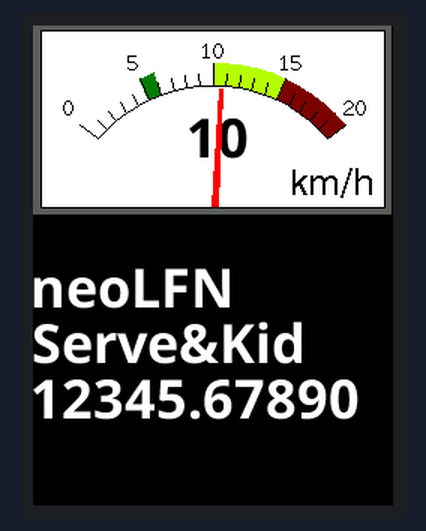
A sketch run on a simulated ESP32. Shown: 240×320 colour display.

Above: at 0.4 s.
At 4.4 s:
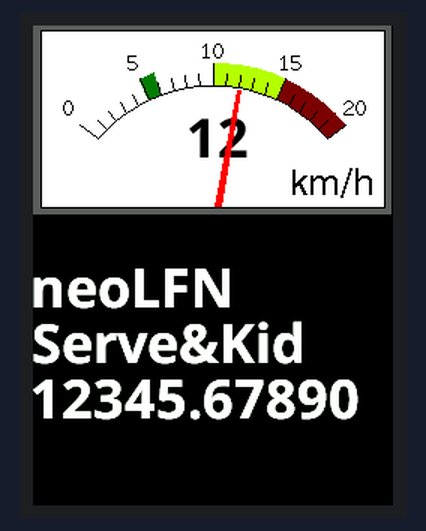
At 8.5 s:
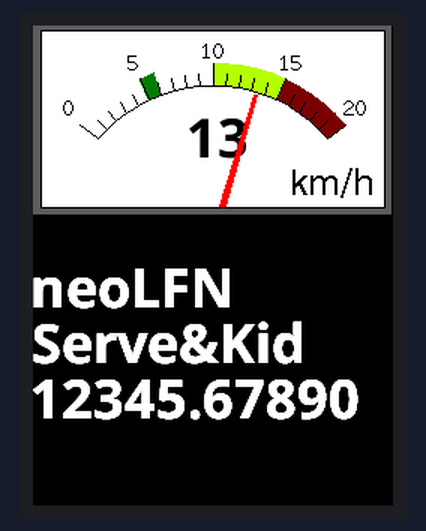
At 18.6 s:
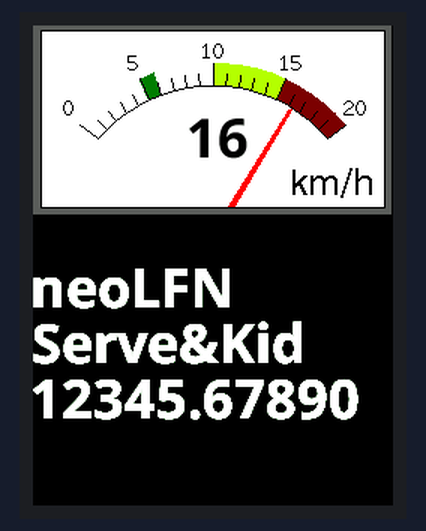
At 26.7 s:
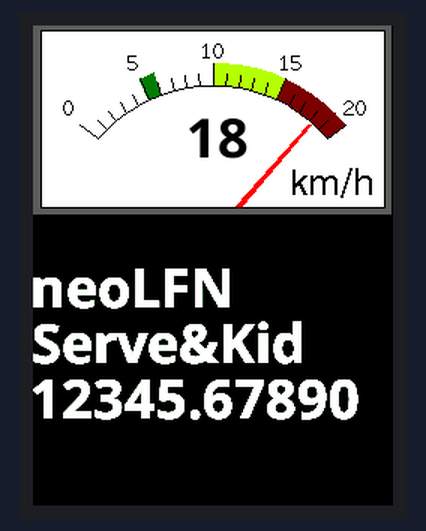
At 36.9 s:
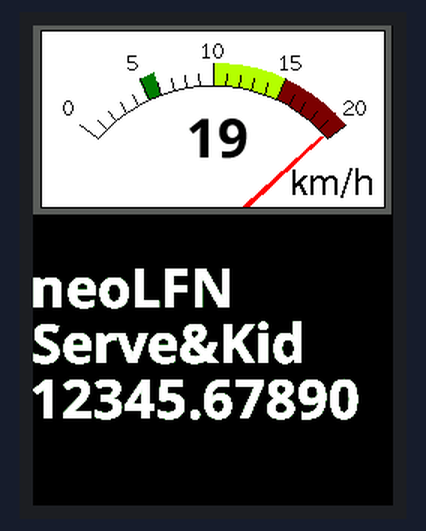

The sketch:

neoLFN_Meter.ino
```cpp
/*
  Example animated analogue meters using a ILI9341 TFT LCD screen

  Needs Font 2 (also Font 4 if using large scale label)

  Make sure all the display driver and pin connections are correct by
  editing the User_Setup.h file in the TFT_eSPI library folder.

  #########################################################################
  ###### DON'T FORGET TO UPDATE THE User_Setup.h FILE IN THE LIBRARY ######
  #########################################################################
*/
#include "NotoSansBold15.h"
#include "NotoSansBold36.h"

// Do not include "" around the array name!
#define AA_FONT_SMALL NotoSansBold15
#define AA_FONT_LARGE NotoSansBold36

#include <TFT_eSPI.h> // Hardware-specific library
#include <SPI.h>

TFT_eSPI tft = TFT_eSPI();       // Invoke custom library

// Callback function to provide the pixel color at x,y
uint16_t pixelColor(uint16_t x, uint16_t y) { return tft.readPixel(x, y); }

#define TFT_GREY 0x5AEB

#define LOOP_PERIOD 200 // Display updates every 200 ms

float ltx = 0;    // Saved x coord of bottom of needle
uint16_t osx = 120, osy = 120; // Saved x & y coords
uint32_t updateTime = 0;       // time for next update

int old_analog =  -999; // Value last displayed
int old_digital = -999; // Value last displayed

int value[6] = {0, 0, 0, 0, 0, 0};
int old_value[6] = { -1, -1, -1, -1, -1, -1};
int d = 0;

void setup(void) {
  tft.init();
  tft.setRotation(0);
  Serial.begin(57600); // For debug
  tft.fillScreen(TFT_BLACK);

  tft.setCallback(pixelColor);  // Switch on color callback for anti-aliased fonts

  analogMeter(); // Draw analogue meter

  // Draw 6 linear meters
//  byte d = 40;
//  plotLinear("A0", 0, 160);
//  plotLinear("A1", 1 * d, 160);
//  plotLinear("A2", 2 * d, 160);
//  plotLinear("A3", 3 * d, 160);
//  plotLinear("A4", 4 * d, 160);
//  plotLinear("A5", 5 * d, 160);

  updateTime = millis(); // Next update time


  // Select a font size commensurate with screen size
//  if (tft.width()>= 320)
//    tft.loadFont(AA_FONT_LARGE);
//  else
//    tft.loadFont(AA_FONT_SMALL);
  tft.loadFont(AA_FONT_LARGE);

}


void loop() {

  if (updateTime <= millis()) {
    updateTime = millis() + LOOP_PERIOD;

    d += 4; if (d >= 360) d = 0;

    //value[0] = map(analogRead(A0), 0, 1023, 0, 100); // Test with value form Analogue 0

    // Create a Sine wave for testing
    value[0] = 50 + 50 * sin((d + 0) * 0.0174532925);
    value[1] = 50 + 50 * sin((d + 60) * 0.0174532925);
    value[2] = 50 + 50 * sin((d + 120) * 0.0174532925);
    value[3] = 50 + 50 * sin((d + 180) * 0.0174532925);
    value[4] = 50 + 50 * sin((d + 240) * 0.0174532925);
    value[5] = 50 + 50 * sin((d + 300) * 0.0174532925);

    //unsigned long t = millis();

//    plotPointer();

    plotNeedle(value[0], 0);
    //Serial.println(millis()-t); // Print time taken for meter update
  }

  tft.setTextColor(TFT_WHITE, TFT_WHITE); // Background color is ignored if callback is set
  tft.setCursor(0, 160); // Set cursor at top left of screen
  tft.println("neoLFN\nServe&Kid\n12345.67890");

  delay(2000);
}


// #########################################################################
//  Draw the analogue meter on the screen
// #########################################################################
void analogMeter()
{
  // Meter outline
  tft.fillRect(0, 0, 239, 126, TFT_GREY);
  tft.fillRect(5, 3, 230, 119, TFT_WHITE);

  tft.setTextColor(TFT_BLACK);  // Text colour

  // Draw ticks every 5 degrees from -50 to +50 degrees (100 deg. FSD swing)
  for (int i = -50; i < 51; i += 5) {
    // Long scale tick length
    int tl = 15;

    // Coodinates of tick to draw
    float sx = cos((i - 90) * 0.0174532925);
    float sy = sin((i - 90) * 0.0174532925);
    uint16_t x0 = sx * (100 + tl) + 120;
    uint16_t y0 = sy * (100 + tl) + 140;
    uint16_t x1 = sx * 100 + 120;
    uint16_t y1 = sy * 100 + 140;

    // Coordinates of next tick for zone fill
    float sx2 = cos((i + 5 - 90) * 0.0174532925);
    float sy2 = sin((i + 5 - 90) * 0.0174532925);
    int x2 = sx2 * (100 + tl) + 120;
    int y2 = sy2 * (100 + tl) + 140;
    int x3 = sx2 * 100 + 120;
    int y3 = sy2 * 100 + 140;

    // Green zone limits
    if (i >= -25 && i < -24) {
      tft.fillTriangle(x0, y0, x1, y1, x2, y2, TFT_DARKGREEN);
      tft.fillTriangle(x1, y1, x2, y2, x3, y3, TFT_DARKGREEN);
    }

    // Yellow zone limits
    if (i >= 0 && i < 25) {
      tft.fillTriangle(x0, y0, x1, y1, x2, y2, TFT_GREENYELLOW);
      tft.fillTriangle(x1, y1, x2, y2, x3, y3, TFT_GREENYELLOW);
    }

    // Magenta zone limits
    if (i >= 25 && i < 50) {
      tft.fillTriangle(x0, y0, x1, y1, x2, y2, TFT_MAROON);
      tft.fillTriangle(x1, y1, x2, y2, x3, y3, TFT_MAROON);
    }

    // Short scale tick length
    if (i % 25 != 0) tl = 8;

    // Recalculate coords incase tick lenght changed
    x0 = sx * (100 + tl) + 120;
    y0 = sy * (100 + tl) + 140;
    x1 = sx * 100 + 120;
    y1 = sy * 100 + 140;

    // Draw tick
    tft.drawLine(x0, y0, x1, y1, TFT_BLACK);

    // Check if labels should be drawn, with position tweaks
    if (i % 25 == 0) {
      // Calculate label positions
      x0 = sx * (100 + tl + 10) + 120;
      y0 = sy * (100 + tl + 10) + 140;
      switch (i / 25) {
        case -2: tft.drawCentreString("0", x0, y0 - 12, 2); break;
        case -1: tft.drawCentreString("5", x0, y0 - 9, 2); break;
        case 0: tft.drawCentreString("10", x0, y0 - 6, 2); break;
        case 1: tft.drawCentreString("15", x0, y0 - 9, 2); break;
        case 2: tft.drawCentreString("20", x0, y0 - 12, 2); break;
      }
    }

    // Now draw the arc of the scale
    sx = cos((i + 5 - 90) * 0.0174532925);
    sy = sin((i + 5 - 90) * 0.0174532925);
    x0 = sx * 100 + 120;
    y0 = sy * 100 + 140;
    // Draw scale arc, don't draw the last part
    if (i < 50) tft.drawLine(x0, y0, x1, y1, TFT_BLACK);
  }

  tft.drawString("km/h", 5 + 230 - 64, 119 - 25, 4); // Units at bottom right
  tft.drawCentreString("0.0", 120, 70, 4); // Comment out to avoid font 4
  tft.drawRect(5, 3, 230, 119, TFT_BLACK); // Draw bezel line

  plotNeedle(0, 0); // Put meter needle at 0
}

// #########################################################################
// Update needle position
// This function is blocking while needle moves, time depends on ms_delay
// 10ms minimises needle flicker if text is drawn within needle sweep area
// Smaller values OK if text not in sweep area, zero for instant movement but
// does not look realistic... (note: 100 increments for full scale deflection)
// #########################################################################
void plotNeedle(int value, byte ms_delay)
{
  char buf[8]; dtostrf((value+50)/5-10, 4, 0, buf);

//  tft.fillRect(105, 60, 50, 50, TFT_WHITE);
//  tft.setTextColor(TFT_BLACK, TFT_WHITE);
//  tft.drawCentreString(buf, 112, 60, 6);

  if (value < -10) value = -10; // Limit value to emulate needle end stops
  if (value > 110) value = 110;

  // Move the needle util new value reached
  while (!(value == old_analog)) {
    if (old_analog < value) old_analog++;
    else old_analog--;

    if (ms_delay == 0) old_analog = value; // Update immediately id delay is 0

    float sdeg = map(old_analog, -10, 110, -150, -30); // Map value to angle
    // Calcualte tip of needle coords
    float sx = cos(sdeg * 0.0174532925);
    float sy = sin(sdeg * 0.0174532925);

    // Calculate x delta of needle start (does not start at pivot point)
    float tx = tan((sdeg + 90) * 0.0174532925);

    // Erase old needle image
    tft.drawLine(120 + 20 * ltx - 2, 140 - 20, osx - 1, osy, TFT_WHITE);
    tft.drawLine(120 + 20 * ltx - 1, 140 - 20, osx - 1, osy, TFT_WHITE);
    tft.drawLine(120 + 20 * ltx, 140 - 20, osx, osy, TFT_WHITE);
    tft.drawLine(120 + 20 * ltx + 1, 140 - 20, osx + 1, osy, TFT_WHITE);
    tft.drawLine(120 + 20 * ltx + 2, 140 - 20, osx + 1, osy, TFT_WHITE);

    // Re-plot text under needle
    tft.fillRect(100, 60, 50, 50, TFT_WHITE);
    tft.setTextColor(TFT_BLACK);
    tft.drawCentreString(buf, 112, 60, 6); // // Comment out to avoid font 4

    // Store new needle end coords for next erase
    ltx = tx;
    osx = sx * 98 + 120;
    osy = sy * 98 + 140;

    // Draw the needle in the new postion, magenta makes needle a bit bolder
    // draws 3 lines to thicken needle
    tft.drawLine(120 + 20 * ltx - 2, 140 - 20, osx - 1, osy, TFT_RED);
    tft.drawLine(120 + 20 * ltx - 1, 140 - 20, osx - 1, osy, TFT_RED);
    tft.drawLine(120 + 20 * ltx, 140 - 20, osx, osy, TFT_RED);
    tft.drawLine(120 + 20 * ltx + 1, 140 - 20, osx + 1, osy, TFT_RED);
    tft.drawLine(120 + 20 * ltx + 2, 140 - 20, osx + 1, osy, TFT_RED);

    // Slow needle down slightly as it approaches new postion
    if (abs(old_analog - value) < 10) ms_delay += ms_delay / 5;

    // Wait before next update
    delay(ms_delay);
  }
}

// #########################################################################
//  Draw a linear meter on the screen
// #########################################################################
void plotLinear(char *label, int x, int y)
{
  int w = 36;
  tft.drawRect(x, y, w, 155, TFT_GREY);
  tft.fillRect(x + 2, y + 19, w - 3, 155 - 38, TFT_WHITE);
  tft.setTextColor(TFT_CYAN, TFT_BLACK);
  tft.drawCentreString(label, x + w / 2, y + 2, 2);

  for (int i = 0; i < 110; i += 10)
  {
    tft.drawFastHLine(x + 20, y + 27 + i, 6, TFT_BLACK);
  }

  for (int i = 0; i < 110; i += 50)
  {
    tft.drawFastHLine(x + 20, y + 27 + i, 9, TFT_BLACK);
  }

  tft.fillTriangle(x + 3, y + 127, x + 3 + 16, y + 127, x + 3, y + 127 - 5, TFT_RED);
  tft.fillTriangle(x + 3, y + 127, x + 3 + 16, y + 127, x + 3, y + 127 + 5, TFT_RED);

  tft.drawCentreString("---", x + w / 2, y + 155 - 18, 2);
}

// #########################################################################
//  Adjust 6 linear meter pointer positions
// #########################################################################
void plotPointer(void)
{
  int dy = 187;
  byte pw = 16;

  tft.setTextColor(TFT_GREEN, TFT_BLACK);

  // Move the 6 pointers one pixel towards new value
  for (int i = 0; i < 6; i++)
  {
    char buf[8]; dtostrf(value[i], 4, 0, buf);
    tft.drawRightString(buf, i * 40 + 36 - 5, 187 - 27 + 155 - 18, 2);

    int dx = 3 + 40 * i;
    if (value[i] < 0) value[i] = 0; // Limit value to emulate needle end stops
    if (value[i] > 100) value[i] = 100;

    while (!(value[i] == old_value[i])) {
      dy = 187 + 100 - old_value[i];
      if (old_value[i] > value[i])
      {
        tft.drawLine(dx, dy - 5, dx + pw, dy, TFT_WHITE);
        old_value[i]--;
        tft.drawLine(dx, dy + 6, dx + pw, dy + 1, TFT_RED);
      }
      else
      {
        tft.drawLine(dx, dy + 5, dx + pw, dy, TFT_WHITE);
        old_value[i]++;
        tft.drawLine(dx, dy - 6, dx + pw, dy - 1, TFT_RED);
      }
    }
  }
}
```

Source omitted: toSansBold15.h (data table, 65761 bytes), oSansBold36.h (data table, 268268 bytes)

Measured:
- what the display in image 1 shows lasts 2.0 s, from 4.4 s to 6.4 s
